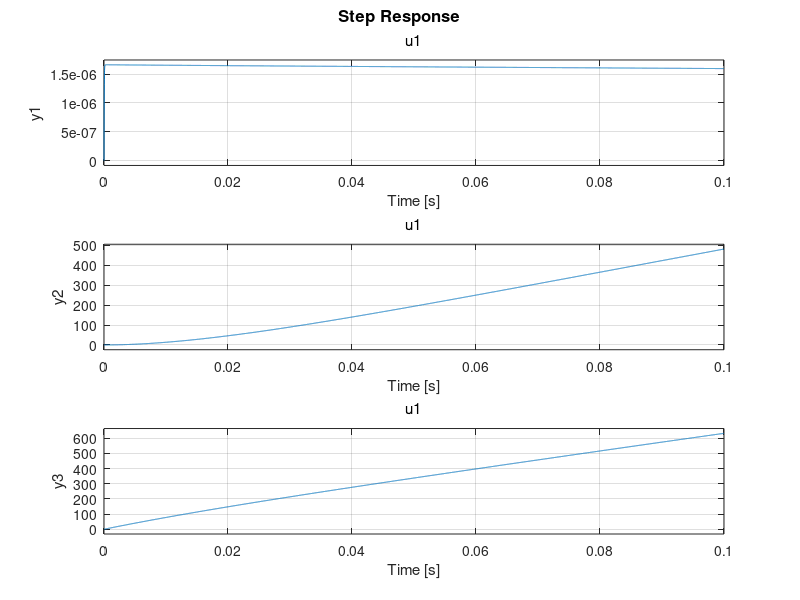
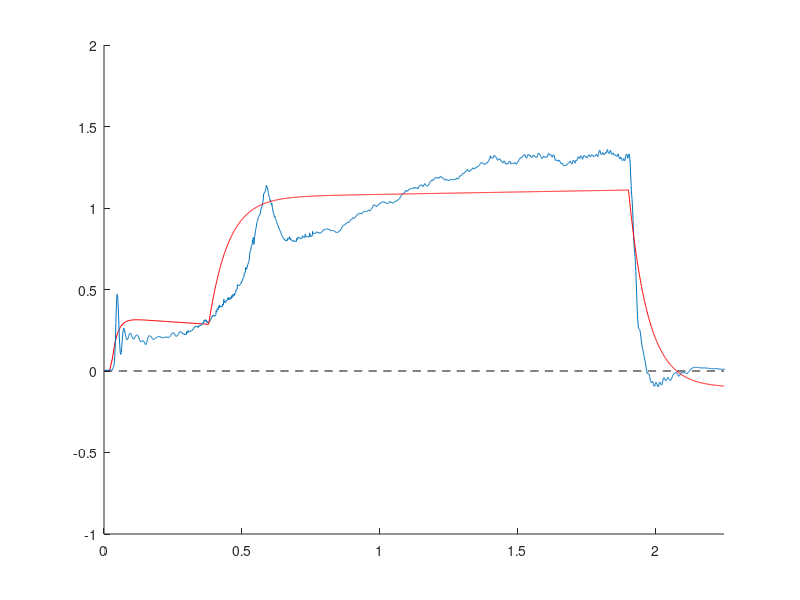

Write MATLAB code to recreate these figures, in order.
clc;
clear all;
close all;

MeasuredFlow = importdata('MeasuredFlow.mat');
MeasuredTime = importdata('MeasuredTime.mat');

dt = 0.01;
Tfinal = 2.25;
ein = 12.0;
%toPSI = 0.000145037738; % Pascals -> psi
toLPM = 60000; % meters^3 / second to Liters/minute

t = 0:dt:Tfinal;
t_off = 0.02;
off_index = find(t >= t_off,1,'first');
%u = (square(t,30.3)+1)*ein/2 ;
u = [zeros(1,off_index), (square(t(off_index+1:end),30.3)+1)*ein/2];
x0 = [0; 0; 0];
figure
plot(t,u)

%%
beta = 232; %Newtons / Amp
lambda = 475; %Volts / meter / sec
mp = 0.185; % kiligrams
Rm = 18.5; % Ohms
Ap = 0.00079; % meters^2
Cf = -2.0*10^(-10); % meters^3 / Pascal
Cc = 1.25*10^(-10); %5.176*10^(-10); % meters^3 / Pascal
mu = 1.983*10^(-5); %kg / (meter*sec)
Lt = 0.4572; %meters
dt = 0.001016; %meters
Rt = 128*mu*Lt/(pi*dt^4); % Pascal / meter^3 / sec

a = [   -1*beta*lambda/(mp*Rm),      0,                 -Ap^2/mp; 
        0,                          ((Cf + Cc)*Rt)^-1,  -((Cf + Cc)*Rt)^-1;
        -1/Cf, -1/(Cf*Rt), 1/(Cf*Rt)];
    
b = [beta*Ap/(mp*Rm); 0; 0];
c = [1, 0, 0; 0, 1, 0; 0, 0, 1];
d = [0;0;0];


sys = ss(a,b,c,d);

figure(1)
step(sys)

%%
[y,t,x] = lsim(sys,u,t,x0);

flow = (x(:,3)-x(:,2))./(Rt); 

%index at compliance switch
p_switch = 2.25*10^(4);
switch_index = find(x(:,2)>=p_switch,1,'first');

figure;
hold on;
plot(t(1:switch_index), flow(1:switch_index)*toLPM, '-r')
plot(t(1:end), zeros(length(t),1), '--k')
plot(MeasuredTime'-(981/1000), MeasuredFlow)
axis([0 Tfinal -1 2])

%%%%%%%%%%%%%%%%%%%%%%%%%%%%%%%%%%%%%%%%%%%%%%%

t_after = t(switch_index):dt:Tfinal;
u = (square(t_after,30.3)+1)*ein/2 ;
x0 = [x((switch_index),1); x((switch_index),2); x((switch_index),3)];

Cc = 4.15*10^(-9); %5.176*10^(-10); % meters^3 / Pascal

a = [-1*beta*lambda/(mp*Rm), 0, -Ap^2/mp; 0, ((Cf + Cc)*Rt)^-1, -((Cf + Cc)*Rt)^-1; -1/Cf, -1/(Cf*Rt), 1/(Cf*Rt)];
b = [beta*Ap/(mp*Rm); 0; 0];

sys = ss(a,b,c,d);
[y,t,x] = lsim(sys,u,t_after,x0);

flow = (x(:,3)-x(:,2))./(Rt); 

plot(t(1:end), flow(1:end)*toLPM, '-r')


% figure;
% subplot(3,1,1), plot(t,y(:,3)*toPSI,t,y(:,2)*toPSI, t, u)
% axis([0 Tfinal -3 13])
% subplot(3,1,2),plot(t, flow*toLPM, '-r', t, zeros(length(t),1), '--k', MeasuredTime'-(981/1000), MeasuredFlow)
% axis([0 Tfinal -1 2])
% 
% for n = 1:length(t)
%     displacement(n) = trapz(y((1:n),1))*dt;
%     Volume(n) = trapz(flow(1:n))* 0.000166667;
% end
% 
% subplot(3,1,3), plot(t,displacement*1000)
% Volume(end)





